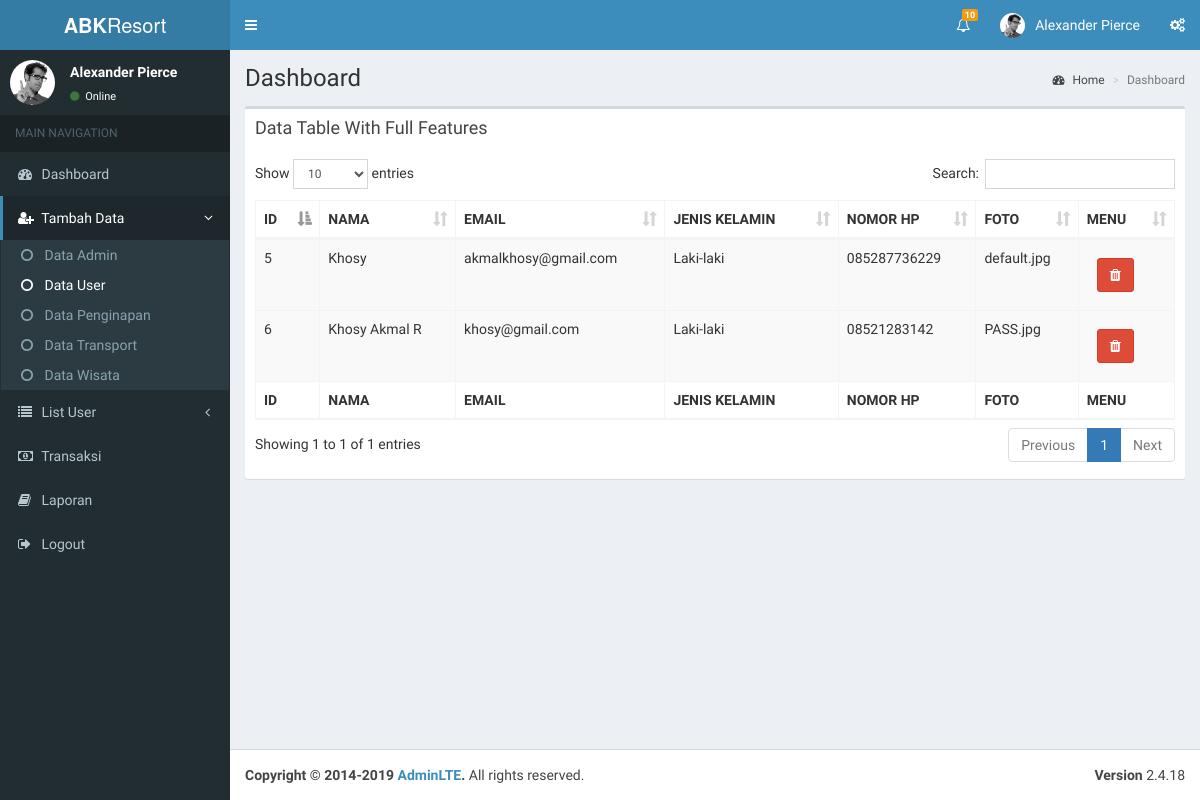
The app's page /index.php/superadmin/tambah_user, older data.
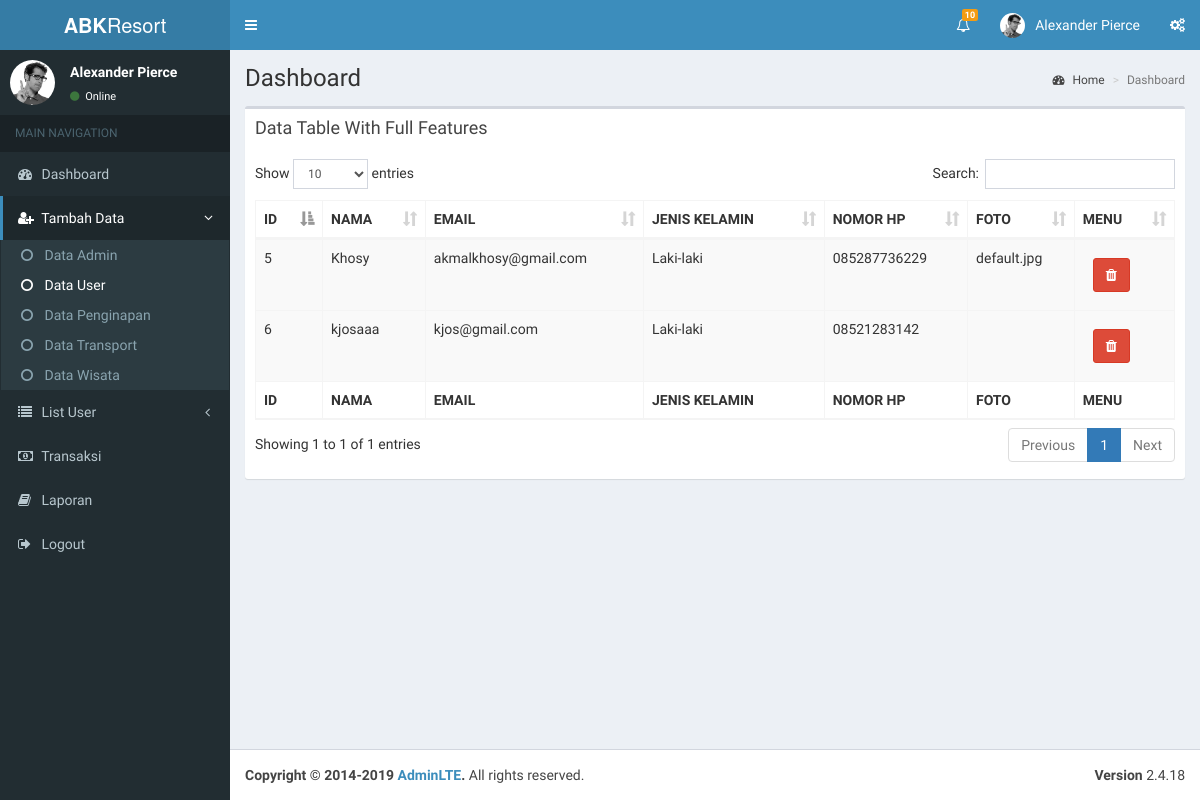
The same page, newer data.
### tables this page shows
CREATE TABLE `user` (
  `id_user` int(11) NOT NULL,
  `nama_lengkap` varchar(50) NOT NULL,
  `password` varchar(50) NOT NULL,
  `email` varchar(50) NOT NULL,
  `jenis_kelamin` enum('Laki-laki','Perempuan') NOT NULL,
  `nomor_hp` varchar(50) NOT NULL,
  `foto` varchar(255) NOT NULL DEFAULT 'default.jpg',
  `post_date` date NOT NULL
);

### application/controllers/Superadmin.php (called while the page is built, shortened)
<?php
class Superadmin extends CI_Controller{
    public function __construct(){
		$this->load->helper(array('form', 'url'));
		$this->load->library('form_validation');
		$this->load->model("Model_user");
    }
    public function tambah_user(){
        $data["user"] = $this->Model_user->getAll();
        $this->load->view('template_admin/header');
		$this->load->view('superadmin/sidebar');
		$this->load->view('superadmin/tambahuser', $data);
		$this->load->view('template_admin/footer');
    }
}

### index.php (called while the page is built, shortened)
<?php
require_once BASEPATH.'core/CodeIgniter.php';

### application/models/Model_user.php (called while the page is built, shortened)
<?php defined('BASEPATH') or exit('No direct script access allowed');
class Model_user extends CI_Model{
private $_table = "user";
    public function getAll()
    {
        return $this->db->get($this->_table)->result();
    }
}

### application/views/superadmin/tambahuser.php (the view)
<section class="content">
      <div class="row">
        <div class="col-xs-12">
          <div class="box">
            <div class="box-header">
              <h3 class="box-title">Data Table With Full Features</h3>
            </div>
            <div class="box-body">
              <table id="example1" class="table table-hover table-bordered table-striped">
                <thead>
                <tr>
                  <th>ID</th>
                  <th>NAMA</th>
                  <th>EMAIL</th>
                  <th>JENIS KELAMIN</th>
                  <th>NOMOR HP</th>
                  <th>FOTO</th>
                  <th>MENU</th>
                </tr>
                </thead>
                    <?php foreach ($user as $usr):?>
                <tbody>
                    <td><p><?=  $usr->id_user?></p></td>
                    <td><p><?=  $usr->nama_lengkap?></p></td>
                    <td><p><?=  $usr->email?></p></td>
                    <td><p><?=  $usr->jenis_kelamin?></p></td>
                    <td><p><?=  $usr->nomor_hp?></p></td>
                    <td><p><?=  $usr->foto?></p></td>
                    <td>
                        <?php  echo anchor('Superadmin/userDelete/'.$usr->id_user, '<button class="btn btn-danger margin" type="button"><span class="fa fa-trash"></span> </button>'); ?>
                    </td>
                </tbody>
                <?php endforeach ?>
                <tfoot>
                <tr>
                  <th>ID</th>
                  <th>NAMA</th>
                  <th>EMAIL</th>
                  <th>JENIS KELAMIN</th>
                  <th>NOMOR HP</th>
                  <th>FOTO</th>
                  <th>MENU</th>
                </tr>
                </tfoot>
              </table>
            </div>
          </div>
        </div>
      </div>
    </section>
</div>

Row changes from the older to the newer data that the page shows:
changed user id 6: nama_lengkap "Khosy Akmal R" → "kjosaaa"; email "khosy@gmail.com" → "kjos@gmail.com"; foto "PASS.jpg" → (not shown)
